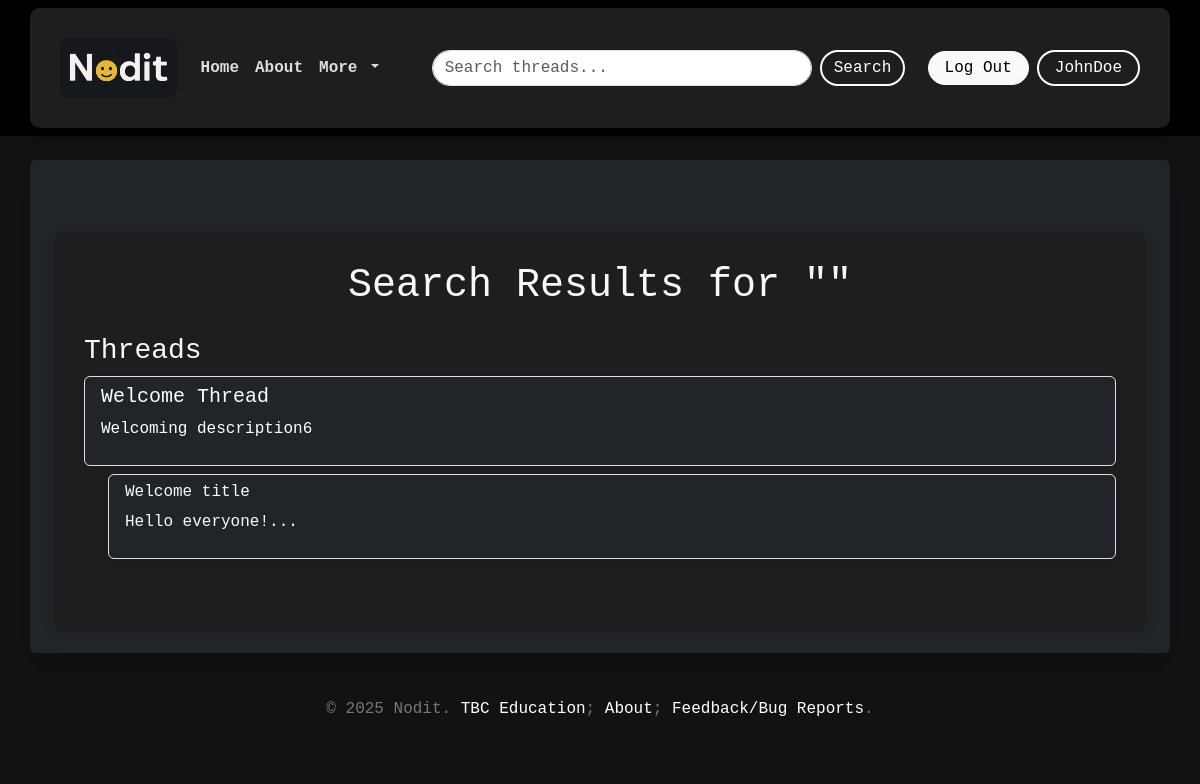
Page /search (signed in) on the committed database.
### models.py (models this page shows, shortened)
class User(db.Model, UserMixin):
    __tablename__ = "Users"
    id = db.Column(db.Integer, primary_key=True)
    username = db.Column(db.String, unique=True)
    password = db.Column(db.String)
    gender = db.Column(db.String)
    birthday = db.Column(db.Date)
    country = db.Column(db.String)
    pfp = db.Column(db.String)
    role = db.Column(db.String, default="user")
    posts = db.relationship("Post", back_populates="creator", lazy=True)
    comments = db.relationship("Comment", back_populates="commenter", lazy=True)

class Thread(db.Model):
    __tablename__ = "Threads"
    threadID = db.Column(db.Integer, primary_key=True)
    title = db.Column(db.String, nullable=False)
    date = db.Column(db.Date, default=date.today)
    description = db.Column(db.String, nullable=False)
    creatorID = db.Column(db.Integer, db.ForeignKey("Users.id"), nullable=False)
    creator = db.relationship("User", backref="threads", foreign_keys=[creatorID])
    posts = db.relationship("Post", backref="thread", lazy=True)

class Post(db.Model):
    __tablename__ = "Posts"
    postID = db.Column(db.Integer, primary_key=True)
    date = db.Column(db.Date, default=date.today)
    title = db.Column(db.String, nullable=False)
    text = db.Column(db.String, nullable=False)
    img = db.Column(db.String, nullable=True)
    threadID = db.Column(db.Integer, db.ForeignKey("Threads.threadID"))
    creatorID = db.Column(db.Integer, db.ForeignKey("Users.id"), nullable=False)
    creator = db.relationship("User", back_populates="posts", foreign_keys=[creatorID])
    nods = db.relationship("Nod", back_populates="post", lazy="select")

### routes.py (the view)
@app.route("/search", methods=["GET"])
def search():
    query = request.args.get("query", "")
    threads = Thread.query.filter(Thread.title.ilike(f"%{query}%")).all()
    posts = Post.query.filter(Post.title.ilike(f"%{query}%") | Post.text.ilike(f"%{query}%")).all()
    return render_template("search_results.html", threads=threads, posts=posts, query=query)

### models.py (called while the page is built)
@login_manager.user_loader
def load_user(user_id):
    return User.query.get(user_id)

### templates/search_results.html
{% extends "base.html" %}
{% block content %}
<div class="container mt-5">
    <h1 class="text-center mb-4 text-light">Search Results for "{{ query }}"</h1>
    <div class="mb-4">
        <h3 class="text-light">Threads</h3>
        {% if threads %}
        <div class="list-group">
            {% for thread in threads %}
            <div class="list-group-item bg-dark text-white rounded shadow-sm mb-2">
                <a href="/thread/{{ thread.threadID }}" class="text-reset text-decoration-none">
                    <h5>{{ thread.title }}</h5>
                    <p>{{ thread.description[:100] if thread.description else "No description available." }}</p>
                </a>
            </div>
            {% for post in posts %}
            {% if post.threadID == thread.threadID %}
            <div class="ms-4 mb-3">
                <a href="/thread/{{ post.threadID }}/post/{{ post.postID }}"
                   class="list-group-item list-group-item-action bg-dark text-light rounded shadow-sm">
                    <h6>{{ post.title }}</h6>
                    <p>{{ post.text[:100] }}...</p>
                </a>
            </div>
            {% endif %}
            {% endfor %}
            {% endfor %}
        </div>
        {% else %}
        <p class="text-light">No threads found.</p>
        {% endif %}
    </div>
</div>
{% endblock %}

### templates/navbar.html (shortened to what this page needs)
<nav class="navbar navbar-expand-lg navbar-dark bg-black shadow-sm py-2">
    <div class="container">
        <a class="navbar-brand d-flex align-items-center py-0" href="/">
            <img src="/static/noditlogo (1).png"
                 alt="Nodit Logo"
                 style="height: 60px; width: auto; display: block;" class="rounded-3">
        </a>
        <div class="collapse navbar-collapse" id="navbarNav">
            <ul class="navbar-nav me-auto mb-0">
                <li class="nav-item">
                    <a class="nav-link text-white py-1 px-2" href="/">Home</a>
                </li>
                <li class="nav-item">
                    <a class="nav-link text-white py-1 px-2" href="/about">About</a>
                </li>
                <li class="nav-item dropdown">
                    <a class="nav-link text-white dropdown-toggle py-1 px-2" href="#" role="button"
                       data-bs-toggle="dropdown"
                       aria-expanded="false">
                        More
                    </a>
                </li>
            </ul>
            <form method="GET" action="/search" class="d-flex mx-auto w-50">
                <input type="text" name="query" class="form-control rounded-pill py-1" placeholder="Search threads...">
                <button type="submit" class="btn btn-outline-light ms-2 rounded-pill py-1">Search</button>
            </form>
            <ul class="navbar-nav mb-0">
                <li class="nav-item d-flex align-items-center gap-2">
                    {% if not current_user.is_authenticated %}
                    <a href="/login" class="btn btn-light rounded-pill py-1 px-3">Log In</a>
                    <a href="/register" class="btn btn-outline-light rounded-pill py-1 px-3">Register</a>
                    {% else %}
                    <a href="/logout" class="btn btn-light rounded-pill py-1 px-3">Log Out</a>
                    <a href="/profile" class="btn btn-outline-light rounded-pill py-1 px-3">{{ current_user.username
                        }}</a>
                    {% endif %}
                </li>
            </ul>
        </div>
    </div>
</nav>

### templates/base.html (style rules this page uses)
body { font-family: 'Roboto Mono', monospace; background-color: #121212; color: #fff; }
.navbar { background-color: #222; box-shadow: 0 2px 8px rgba(0, 0, 0, 0.3); }
.navbar-brand { font-weight: 800; font-size: 1.5rem; }
.navbar-nav .nav-link { font-weight: 600; color: #ddd !important; }
.container { background-color: #1e1e1e; border-radius: 10px; padding: 30px; box-shadow: 0 4px 8px rgba(0, 0, 0, 0.2); }
.btn-outline-light { border: 2px solid #fff; color: #fff; }

### rows in the picture
User: username "JohnDoe"
Thread: title "Welcome Thread", description "Welcoming description6"
Post: title "Welcome title", text "Hello everyone!"
